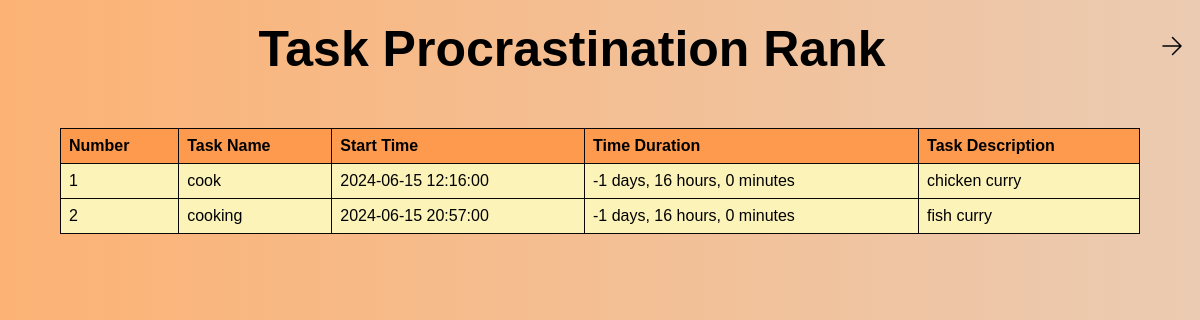
/rank, run on an earlier commit of the app's database.
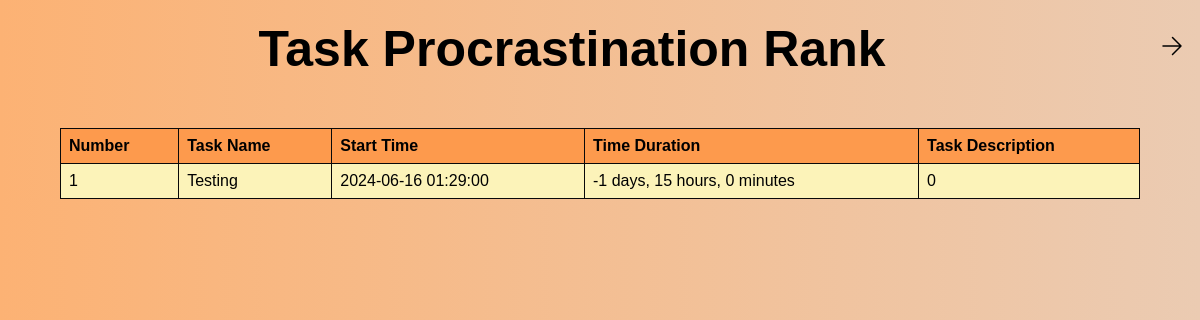
And on a later commit of the database.
### test.py (models this page shows)
class Task(db.Model):
    id = db.Column(db.Integer, primary_key=True)
    task_name = db.Column(db.String(150), nullable=False)
    task_description = db.Column(db.Text, nullable=False)
    task_date = db.Column(db.DateTime, nullable=False, default=datetime.utcnow)
    completion_time = db.Column(db.DateTime, nullable=True)
    status = db.Column(db.String(20), nullable=False, default='Pending')

### test.py (the view)
@app.route('/rank')
def rank():
    tasks = Task.query.all()
    sorted_tasks = []
    for task in tasks:
        if task.completion_time is not None:
            procrastination_level = task.completion_time - task.task_date
            sorted_tasks.append((task, procrastination_level))
    sorted_tasks.sort(key=lambda x: x[1], reverse=True)
    return render_template('rank.html', tasks=sorted_tasks)

### templates/rank.html (shortened to what this page needs)
<!DOCTYPE html>
<html>
<head>
    <link rel="stylesheet" href="{{ url_for('static', filename='css/rank.css') }}">
</head>
<body>
    <header>
        <nav>
            <ul>
                <li style="float:right; list-style-type: none;">
                    <a href="{{ url_for('homepage') }}">
                        <svg width="24px" height="24px" viewBox="0 0 24 24" stroke-width="1.5" fill="none" xmlns="http://www.w3.org/2000/svg" color="#000000">
                            <path d="M3 12L21 12M21 12L12.5 3.5M21 12L12.5 20.5" stroke="#000000" stroke-width="1.5" stroke-linecap="round" stroke-linejoin="round"></path>
                        </svg>
                    </a>
                </li>
            </ul>
        </nav>
    </header>
    <h1>Task Procrastination Rank</h1>
    <table border="1">
        <tr>
            <th>Number</th>
            <th>Task Name</th>
            <th>Start Time</th>
            <th>Time Duration</th>
            <th>Task Description</th>
        </tr>
        {% for task, procrastination_level in tasks %}
        <tr>
            <td>{{ loop.index }}</td>
            <td>{{ task.task_name }}</td>
            <td>{{ task.task_date.strftime('%Y-%m-%d %H:%M:%S') }}</td>
            <td>{{ procrastination_level.days }} days, {{ procrastination_level.seconds // 3600 }} hours, {{ (procrastination_level.seconds % 60) // 60 }} minutes</td>
            <td>{{ task.task_description }}</td>
        </tr>
        {% endfor %}
    </table>
</body>
</html>

### static/css/rank.css (style rules this page uses)
body { font-family: Arial, sans-serif; margin: 0; padding: 0; background-image: linear-gradient(to right, rgb(252, 178, 116), rgb(235, 203, 178)); }
h1 { font-size: 50px; text-align: center; margin-top: 20px; margin-bottom: 50px; }
table { width: 90%; border-collapse: collapse; margin: 0 auto; }
th, td { border: 1px solid #090909; padding: 8px; text-align: left; }
th { background-color: #fd9a4d; }
tr:nth-child(even) { background-color: #fcf3b9; }
tr:nth-child(odd) { background-color: #fcf3b9; }
li { float: left; }
li a { display: block; color: rgb(0, 0, 0); text-align: center; padding: 14px 16px; text-decoration: none; }

What changed in the data, as far as the page shows it:
removed Task: task_name "cook", task_date "2024-06-15 12:16:00", days "-1", seconds "16", seconds "0", task_description "chicken curry"
removed Task: task_name "cooking", task_date "2024-06-15 20:57:00", days "-1", seconds "16", seconds "0", task_description "fish curry"
added Task: task_name "Testing", task_date "2024-06-16 01:29:00", days "-1", seconds "15", (procrastination_level.seconds%60)//60 "0", task_description "0"
